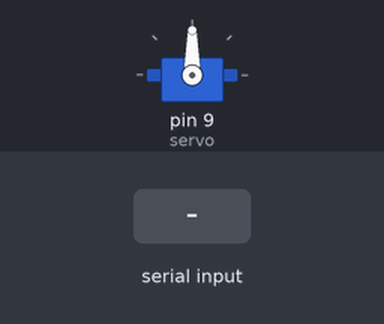
Bench run of a program on a simulated Arduino Uno, built with avr-gcc and run on an emulated ATmega328P. On the bench: servo. The inputs (shaded band) are chosen by the test bench.

Above: at 1.2 s.
1.3 s: "30,150\n" received over Serial
At 3.5 s:
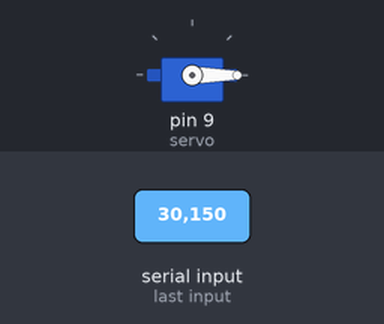
3.8 s: "90,45\n" received over Serial
At 4.6 s:
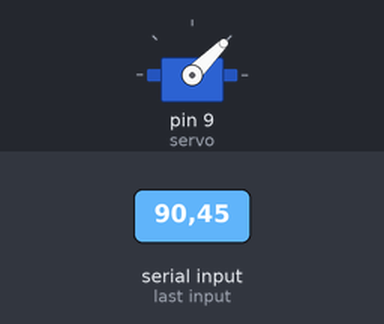
6.3 s: "200\n" received over Serial
At 7.1 s:
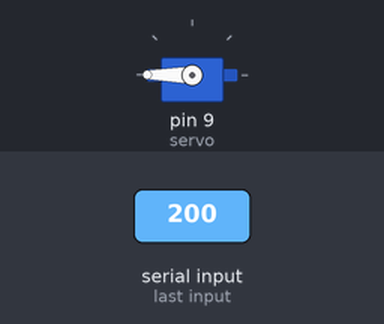
Timing chart, 0 to 9.3 s (numbered marks = the images above; inputs shaded):
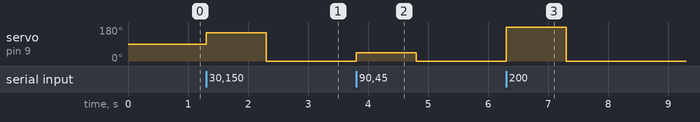

The program:

main.cpp
```cpp
#include <Arduino.h>
#include <Servo.h>

Servo servo;
int angle = 90;
void setup() {
  Serial.begin(9600);
  servo.attach(9); // Attach the servo to dig. pin 9
}
void loop() {
if (Serial.available() >0) {
  angle = Serial.parseInt();
}
servo.write(angle); // Set to the desired angle
// delay(1000); // Wait for 1 second
// angle = 180 - angle; // Reverse the angle
}
```

Measured:
- after the input at 1.3 s, servo on pin 9 (servo): 90° → 150° at once, → 0° 1.0 s later
- after the input at 3.8 s, servo on pin 9 (servo): 0° → 45° at once, → 0° 1.0 s later
- after the input at 6.3 s, servo on pin 9 (servo): 0° → 180° at once, → 0° 1.0 s later
